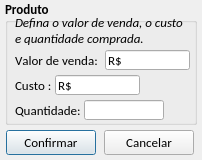
<?xml version="1.0" encoding="UTF-8"?>
<ui version="4.0">
 <class>tela_definir_valor</class>
 <widget class="QDialog" name="tela_definir_valor">
  <property name="windowModality">
   <enum>Qt::ApplicationModal</enum>
  </property>
  <property name="geometry">
   <rect>
    <x>0</x>
    <y>0</y>
    <width>202</width>
    <height>160</height>
   </rect>
  </property>
  <property name="minimumSize">
   <size>
    <width>202</width>
    <height>160</height>
   </size>
  </property>
  <property name="maximumSize">
   <size>
    <width>202</width>
    <height>160</height>
   </size>
  </property>
  <property name="windowTitle">
   <string>Valores</string>
  </property>
  <widget class="QGroupBox" name="groupBox">
   <property name="geometry">
    <rect>
     <x>5</x>
     <y>0</y>
     <width>192</width>
     <height>125</height>
    </rect>
   </property>
   <property name="font">
    <font>
     <family>Calibri</family>
     <pointsize>10</pointsize>
     <weight>75</weight>
     <bold>true</bold>
    </font>
   </property>
   <property name="title">
    <string>Produto</string>
   </property>
   <widget class="QLabel" name="label">
    <property name="geometry">
     <rect>
      <x>10</x>
      <y>15</y>
      <width>176</width>
      <height>30</height>
     </rect>
    </property>
    <property name="font">
     <font>
      <family>Calibri</family>
      <pointsize>10</pointsize>
      <weight>50</weight>
      <italic>true</italic>
      <bold>false</bold>
     </font>
    </property>
    <property name="text">
     <string>Defina o valor de venda, o custo
e quantidade comprada. </string>
    </property>
   </widget>
   <widget class="QLabel" name="lb_valorvenda">
    <property name="geometry">
     <rect>
      <x>10</x>
      <y>50</y>
      <width>86</width>
      <height>20</height>
     </rect>
    </property>
    <property name="font">
     <font>
      <weight>50</weight>
      <bold>false</bold>
      <kerning>false</kerning>
     </font>
    </property>
    <property name="text">
     <string>Valor de venda:</string>
    </property>
   </widget>
   <widget class="QLineEdit" name="le_custo_medio">
    <property name="geometry">
     <rect>
      <x>50</x>
      <y>75</y>
      <width>85</width>
      <height>20</height>
     </rect>
    </property>
    <property name="font">
     <font>
      <weight>50</weight>
      <bold>false</bold>
      <kerning>false</kerning>
     </font>
    </property>
    <property name="inputMethodHints">
     <set>Qt::ImhNone</set>
    </property>
    <property name="inputMask">
     <string>R$ xxxxxxxxx; </string>
    </property>
    <property name="text">
     <string>R$ </string>
    </property>
    <property name="maxLength">
     <number>12</number>
    </property>
    <property name="readOnly">
     <bool>false</bool>
    </property>
   </widget>
   <widget class="QLineEdit" name="le_quantidade">
    <property name="geometry">
     <rect>
      <x>79</x>
      <y>100</y>
      <width>80</width>
      <height>20</height>
     </rect>
    </property>
    <property name="font">
     <font>
      <weight>50</weight>
      <bold>false</bold>
      <kerning>false</kerning>
     </font>
    </property>
    <property name="inputMask">
     <string>0000000000; </string>
    </property>
    <property name="text">
     <string/>
    </property>
    <property name="maxLength">
     <number>10</number>
    </property>
    <property name="readOnly">
     <bool>false</bool>
    </property>
   </widget>
   <widget class="QLabel" name="lb_valor_compra">
    <property name="geometry">
     <rect>
      <x>10</x>
      <y>75</y>
      <width>38</width>
      <height>20</height>
     </rect>
    </property>
    <property name="font">
     <font>
      <weight>50</weight>
      <bold>false</bold>
      <kerning>false</kerning>
     </font>
    </property>
    <property name="text">
     <string>Custo :</string>
    </property>
   </widget>
   <widget class="QLabel" name="lb_quantidade">
    <property name="geometry">
     <rect>
      <x>10</x>
      <y>100</y>
      <width>67</width>
      <height>20</height>
     </rect>
    </property>
    <property name="font">
     <font>
      <weight>50</weight>
      <bold>false</bold>
      <kerning>false</kerning>
     </font>
    </property>
    <property name="text">
     <string>Quantidade:</string>
    </property>
   </widget>
   <widget class="QLineEdit" name="le_valor_venda">
    <property name="geometry">
     <rect>
      <x>100</x>
      <y>50</y>
      <width>85</width>
      <height>20</height>
     </rect>
    </property>
    <property name="font">
     <font>
      <weight>50</weight>
      <bold>false</bold>
      <kerning>false</kerning>
     </font>
    </property>
    <property name="inputMethodHints">
     <set>Qt::ImhNone</set>
    </property>
    <property name="inputMask">
     <string>R$ xxxxxxxxx; </string>
    </property>
    <property name="text">
     <string>R$ </string>
    </property>
    <property name="maxLength">
     <number>12</number>
    </property>
    <property name="readOnly">
     <bool>false</bool>
    </property>
   </widget>
  </widget>
  <widget class="QPushButton" name="btn_confirmar">
   <property name="geometry">
    <rect>
     <x>6</x>
     <y>130</y>
     <width>90</width>
     <height>25</height>
    </rect>
   </property>
   <property name="minimumSize">
    <size>
     <width>0</width>
     <height>25</height>
    </size>
   </property>
   <property name="maximumSize">
    <size>
     <width>90</width>
     <height>25</height>
    </size>
   </property>
   <property name="font">
    <font>
     <family>Calibri</family>
     <pointsize>10</pointsize>
    </font>
   </property>
   <property name="text">
    <string>Confirmar</string>
   </property>
   <property name="icon">
    <iconset resource="imagens.qrc">
     <normaloff>:/img/img/1345902916_camera_test.png</normaloff>:/img/img/1345902916_camera_test.png</iconset>
   </property>
   <property name="iconSize">
    <size>
     <width>20</width>
     <height>20</height>
    </size>
   </property>
  </widget>
  <widget class="QPushButton" name="btn_cancelar">
   <property name="geometry">
    <rect>
     <x>104</x>
     <y>130</y>
     <width>90</width>
     <height>25</height>
    </rect>
   </property>
   <property name="minimumSize">
    <size>
     <width>0</width>
     <height>25</height>
    </size>
   </property>
   <property name="maximumSize">
    <size>
     <width>90</width>
     <height>25</height>
    </size>
   </property>
   <property name="font">
    <font>
     <family>Calibri</family>
     <pointsize>10</pointsize>
    </font>
   </property>
   <property name="text">
    <string>Cancelar</string>
   </property>
   <property name="icon">
    <iconset resource="imagens.qrc">
     <normaloff>:/img/img/1345902747_button_cancel.png</normaloff>:/img/img/1345902747_button_cancel.png</iconset>
   </property>
   <property name="iconSize">
    <size>
     <width>18</width>
     <height>18</height>
    </size>
   </property>
  </widget>
 </widget>
 <tabstops>
  <tabstop>le_valor_venda</tabstop>
  <tabstop>le_custo_medio</tabstop>
  <tabstop>le_quantidade</tabstop>
  <tabstop>btn_confirmar</tabstop>
  <tabstop>btn_cancelar</tabstop>
 </tabstops>
 <resources>
  <include location="imagens.qrc"/>
 </resources>
 <connections/>
</ui>
